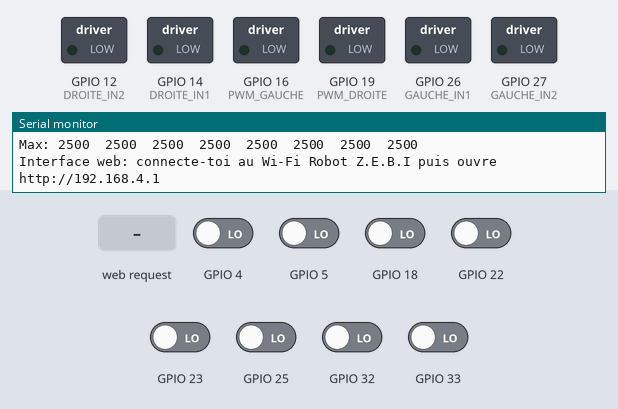
The sketch below on a simulated ESP32. On the bench: switched loads named in the sketch (green lamp = pin HIGH), the last lines printed to the serial monitor. The inputs (shaded band) are chosen by the test bench; at power-on: GPIO 4, GPIO 5, GPIO 18, GPIO 22, GPIO 23, GPIO 25, GPIO 32, GPIO 33 LOW. EEPROM starts erased.

Above: at 13.9 s.
14.0 s: HTTP request GET /toggle received
At 14.6 s:
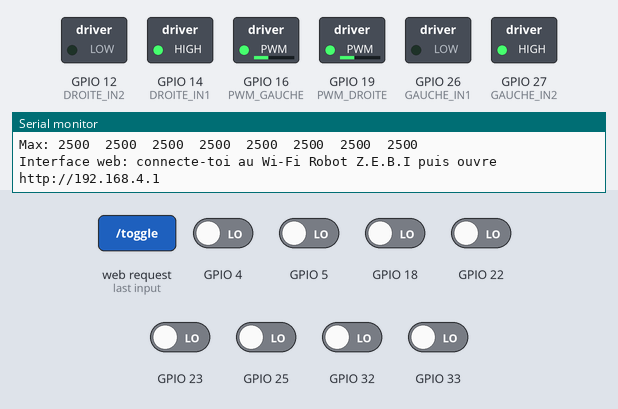
15.5 s: GPIO 4 driven HIGH
At 16.7 s:
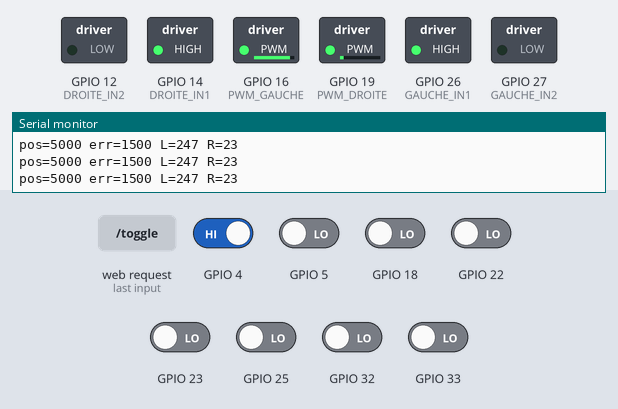
17.0 s: GPIO 5 driven HIGH
At 18.0 s:
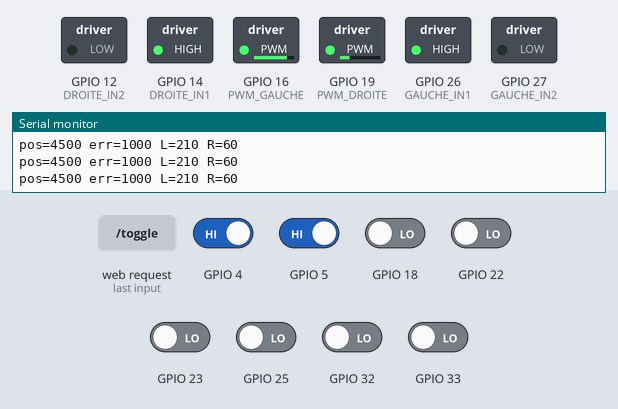
18.5 s: GPIO 18 driven HIGH
At 19.2 s:
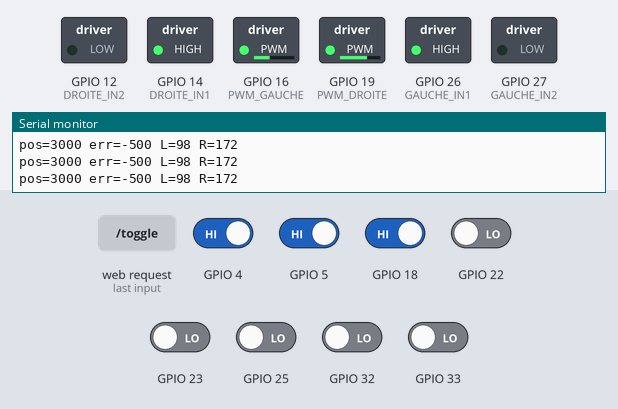
20.0 s: GPIO 22 driven HIGH
At 20.4 s:
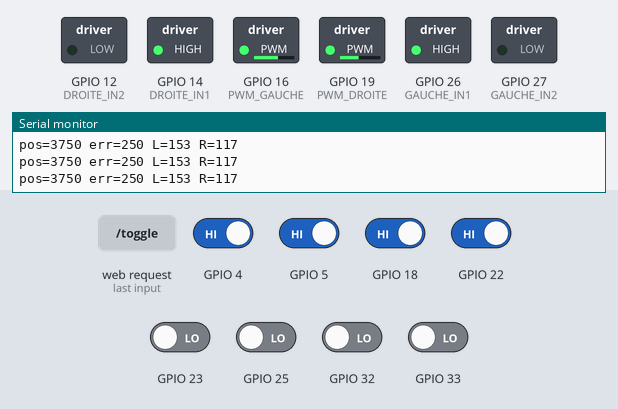
21.5 s: GPIO 23 driven HIGH
At 22.7 s:
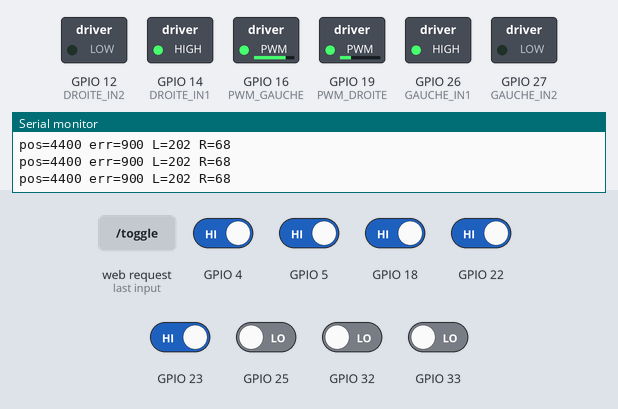
Timing chart, 0 to 24.0 s (numbered marks = the images above; inputs shaded):
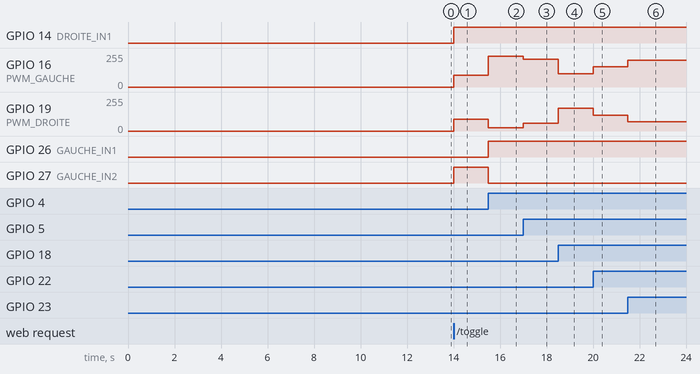

Measured:
- after the input at 14.0 s, GPIO 14 (DROITE_IN1), GPIO 27 (GAUCHE_IN2): LOW → HIGH at once; GPIO 16 (PWM_GAUCHE), GPIO 19 (PWM_DROITE): 0/255 → 90/255 at once
- after the input at 15.5 s, GPIO 16 (PWM_GAUCHE): 90/255 → 229/255 at once; GPIO 19 (PWM_DROITE): 90/255 → 23/255 at once; GPIO 26 (GAUCHE_IN1): LOW → HIGH at once; GPIO 27 (GAUCHE_IN2): HIGH → LOW at once
- after the input at 17.0 s, GPIO 16 (PWM_GAUCHE): 229/255 → 209/255 at once; GPIO 19 (PWM_DROITE): 23/255 → 60/255 at once
- after the input at 18.5 s, GPIO 16 (PWM_GAUCHE): 209/255 → 98/255 at once; GPIO 19 (PWM_DROITE): 60/255 → 171/255 at once
- after the input at 20.0 s, GPIO 16 (PWM_GAUCHE): 98/255 → 152/255 at once; GPIO 19 (PWM_DROITE): 171/255 → 117/255 at once
- after the input at 21.5 s, GPIO 16 (PWM_GAUCHE): 152/255 → 201/255 at once; GPIO 19 (PWM_DROITE): 117/255 → 68/255 at once

The sketch:

linefollower.ino
```cpp
#include <Arduino.h>
#include <QTRSensors.h>
#include <WiFi.h>
#include <WebServer.h>
#include <Preferences.h>

QTRSensors qtr;
WebServer serveur(80);
Preferences preferences;

const uint8_t NOMBRE_CAPTEURS = 8;

// Ordre physique des capteurs QTR de gauche a droite.
// La position lue va de 0 a 7000, avec 3500 au centre.
const uint8_t BROCHES_CAPTEURS[NOMBRE_CAPTEURS] = {
  18, 25, 33, 32, 5, 4, 22, 23

};

// Broche LEDON/CTRL du QTR.
// Laisse -1 si cette broche n'est pas connectee.
const int8_t BROCHE_EMETTEUR = -1;

// Broches du L298N.
const uint8_t PWM_GAUCHE = 16;   // L298N ENA
const uint8_t GAUCHE_IN1 = 26;   // L298N IN1
const uint8_t GAUCHE_IN2 = 27;   // L298N IN2
const uint8_t PWM_DROITE = 19;   // L298N ENB
const uint8_t DROITE_IN1 = 14;   // L298N IN3
const uint8_t DROITE_IN2 = 12;   // L298N IN4

// Reglages moteur/PID: commence doucement, puis augmente petit a petit.
// Si le robot est stable mais trop lent : augmente VITESSE_BASE petit à petit, par exemple 145, puis 155, etc.
int vitesseBase = 135;
const int VITESSE_MIN = 0;
const int VITESSE_MAX = 230;

// KP corrige l'ecart a la ligne, KD calme les oscillations.
// Si le robot reagit trop lentement: augmente KP. S'il zigzague: augmente KD ou baisse KP.
// Si le robot réagit trop lentement aux virages : augmente un peu KP.
// Si le robot zigzague/oscille : augmente un peu KD, ou baisse KP.
float kp = 0.075;
float kd = 0.45;

// Si ton robot corrige dans le mauvais sens, mets true.
bool inverserCorrection = false;

const bool INVERSER_MOTEUR_GAUCHE = false;
const bool INVERSER_MOTEUR_DROITE = false;

const uint16_t QTR_TIMEOUT_US = 2500;
const uint16_t SEUIL_LIGNE_PERDUE = 120;
const bool DEBUG = true;

uint16_t valeursCapteurs[NOMBRE_CAPTEURS];
int derniereErreur = 0;
int dernierePosition = 3500;
int derniereVitesseGauche = 0;
int derniereVitesseDroite = 0;
bool robotActif = false;
bool derniereLigneDetectee = false;

const char* NOM_WIFI = "Robot Z.E.B.I";
const char* MOT_DE_PASSE_WIFI = "12345678";

const char PAGE_WEB[] PROGMEM = R"HTML(
<!doctype html>
<html lang="fr">
<head>
  <meta charset="utf-8">
  <meta name="viewport" content="width=device-width, initial-scale=1">
  <title>LineFollower ESP32</title>
  <style>
    :root {
      color-scheme: dark;
      --bg: #0f1115;
      --panel: #181b22;
      --panel-2: #20242d;
      --text: #f4f7fb;
      --muted: #9aa4b2;
      --line: #303642;
      --accent: #18c29c;
      --danger: #ff5d5d;
      --warn: #f2b84b;
    }
    * { box-sizing: border-box; }
    body {
      margin: 0;
      min-height: 100vh;
      background: var(--bg);
      color: var(--text);
      font-family: system-ui, -apple-system, BlinkMacSystemFont, "Segoe UI", sans-serif;
    }
    main {
      width: min(980px, 100%);
      margin: 0 auto;
      padding: 20px;
    }
    header {
      display: flex;
      justify-content: space-between;
      align-items: center;
      gap: 16px;
      margin-bottom: 18px;
    }
    h1 {
      margin: 0;
      font-size: 26px;
      font-weight: 750;
      letter-spacing: 0;
    }
    .status {
      padding: 8px 12px;
      border: 1px solid var(--line);
      border-radius: 8px;
      color: var(--muted);
      background: var(--panel);
      white-space: nowrap;
    }
    .grid {
      display: grid;
      grid-template-columns: repeat(12, 1fr);
      gap: 12px;
    }
    .card {
      grid-column: span 6;
      background: var(--panel);
      border: 1px solid var(--line);
      border-radius: 8px;
      padding: 16px;
    }
    .card.wide { grid-column: span 12; }
    h2 {
      margin: 0 0 14px;
      font-size: 15px;
      color: var(--muted);
      font-weight: 650;
    }
    .big {
      font-size: 42px;
      font-weight: 800;
      line-height: 1;
    }
    .sub {
      margin-top: 6px;
      color: var(--muted);
      font-size: 14px;
    }
    .buttons {
      display: grid;
      grid-template-columns: repeat(2, 1fr);
      gap: 10px;
    }
    button {
      border: 0;
      border-radius: 8px;
      padding: 13px 14px;
      color: #07110f;
      background: var(--accent);
      font-weight: 750;
      font-size: 15px;
      cursor: pointer;
    }
    button.secondary {
      color: var(--text);
      background: var(--panel-2);
      border: 1px solid var(--line);
    }
    button.danger {
      color: #170606;
      background: var(--danger);
    }
    label {
      display: grid;
      gap: 8px;
      margin: 14px 0;
      color: var(--muted);
      font-size: 14px;
    }
    .row {
      display: flex;
      justify-content: space-between;
      align-items: center;
      gap: 12px;
    }
    output {
      color: var(--text);
      font-variant-numeric: tabular-nums;
    }
    input[type="range"] {
      width: 100%;
      accent-color: var(--accent);
    }
    .sensors {
      display: grid;
      grid-template-columns: repeat(8, 1fr);
      gap: 8px;
      align-items: end;
      height: 150px;
    }
    .sensor {
      min-width: 0;
      display: grid;
      align-content: end;
      gap: 6px;
      height: 100%;
    }
    .bar {
      min-height: 4px;
      border-radius: 6px 6px 2px 2px;
      background: var(--accent);
    }
    .sensor span {
      color: var(--muted);
      font-size: 11px;
      text-align: center;
      overflow-wrap: anywhere;
    }
    .metrics {
      display: grid;
      grid-template-columns: repeat(3, 1fr);
      gap: 10px;
    }
    .metric {
      background: var(--panel-2);
      border: 1px solid var(--line);
      border-radius: 8px;
      padding: 12px;
    }
    .metric strong {
      display: block;
      margin-top: 4px;
      font-size: 22px;
      font-variant-numeric: tabular-nums;
    }
    @media (max-width: 720px) {
      main { padding: 14px; }
      header { align-items: flex-start; flex-direction: column; }
      .card, .card.wide { grid-column: span 12; }
      .metrics { grid-template-columns: 1fr; }
      .buttons { grid-template-columns: 1fr; }
      .big { font-size: 36px; }
    }
  </style>
</head>
<body>
  <main>
    <header>
      <h1>LineFollower ESP32</h1>
      <div class="status" id="etat">Connexion...</div>
    </header>

    <section class="grid">
      <article class="card">
        <h2>Position ligne</h2>
        <div class="big" id="position">3500</div>
        <div class="sub">Centre ideal: 3500</div>
      </article>

      <article class="card">
        <h2>Commandes</h2>
        <div class="buttons">
          <button id="startStop" onclick="toggleRobot()">Start</button>
          <button class="secondary" onclick="calibrer()">Calibrer</button>
          <button class="secondary" onclick="sauver()">Sauvegarder</button>
          <button class="danger" onclick="stopRobot()">Stop</button>
        </div>
      </article>

      <article class="card wide">
        <h2>Reglages</h2>
        <label>
          <div class="row"><span>Vitesse base</span><output id="baseOut">135</output></div>
          <input id="base" type="range" min="60" max="230" step="1" value="135" oninput="majReglages()">
        </label>
        <label>
          <div class="row"><span>KP</span><output id="kpOut">0.075</output></div>
          <input id="kp" type="range" min="0" max="0.300" step="0.001" value="0.075" oninput="majReglages()">
        </label>
        <label>
          <div class="row"><span>KD</span><output id="kdOut">0.450</output></div>
          <input id="kd" type="range" min="0" max="1.500" step="0.005" value="0.450" oninput="majReglages()">
        </label>
        <label>
          <div class="row"><span>Correction inversee</span><output id="invOut">Non</output></div>
          <input id="inv" type="range" min="0" max="1" step="1" value="0" oninput="majReglages()">
        </label>
      </article>

      <article class="card wide">
        <h2>Capteurs QTR</h2>
        <div class="sensors" id="sensors"></div>
      </article>

      <article class="card wide">
        <h2>Telemetrie</h2>
        <div class="metrics">
          <div class="metric">Erreur<strong id="erreur">0</strong></div>
          <div class="metric">Moteur gauche<strong id="vg">0</strong></div>
          <div class="metric">Moteur droit<strong id="vd">0</strong></div>
        </div>
      </article>
    </section>
  </main>

  <script>
    const sensors = document.getElementById('sensors');
    let envoiTimer = null;

    for (let i = 0; i < 8; i++) {
      sensors.insertAdjacentHTML('beforeend', `<div class="sensor"><div class="bar" id="b${i}"></div><span id="s${i}">0</span></div>`);
    }

    function valeur(id) {
      return document.getElementById(id).value;
    }

    function majLabels() {
      baseOut.value = valeur('base');
      kpOut.value = Number(valeur('kp')).toFixed(3);
      kdOut.value = Number(valeur('kd')).toFixed(3);
      invOut.value = valeur('inv') === '1' ? 'Oui' : 'Non';
    }

    function majReglages() {
      majLabels();
      clearTimeout(envoiTimer);
      envoiTimer = setTimeout(() => {
        fetch(`/set?base=${valeur('base')}&kp=${valeur('kp')}&kd=${valeur('kd')}&inv=${valeur('inv')}`);
      }, 120);
    }

    function toggleRobot() {
      fetch('/toggle').then(lireEtat);
    }

    function stopRobot() {
      fetch('/stop').then(lireEtat);
    }

    function calibrer() {
      etat.textContent = 'Calibration...';
      fetch('/calibrate').then(lireEtat);
    }

    function sauver() {
      fetch('/save').then(() => {
        etat.textContent = 'Reglages sauvegardes';
      });
    }

    function appliquer(data) {
      position.textContent = data.position;
      erreur.textContent = data.error;
      vg.textContent = data.left;
      vd.textContent = data.right;
      etat.textContent = data.active ? 'Robot actif' : 'Robot stop';
      startStop.textContent = data.active ? 'Pause' : 'Start';
      startStop.className = data.active ? 'danger' : '';

      base.value = data.base;
      kp.value = data.kp;
      kd.value = data.kd;
      inv.value = data.inv ? 1 : 0;
      majLabels();

      data.sensors.forEach((v, i) => {
        document.getElementById(`s${i}`).textContent = v;
        document.getElementById(`b${i}`).style.height = `${Math.max(4, Math.min(100, v / 10))}%`;
      });
    }

    function lireEtat() {
      fetch('/state')
        .then(r => r.json())
        .then(appliquer)
        .catch(() => { etat.textContent = 'Connexion perdue'; });
    }

    majLabels();
    lireEtat();
    setInterval(lireEtat, 250);
  </script>
</body>
</html>
)HTML";

// Compatibilite PWM entre ESP32 Arduino core 3.x et les anciennes versions.
#if defined(ESP_ARDUINO_VERSION_MAJOR) && ESP_ARDUINO_VERSION_MAJOR >= 3
void configurerPwm()
{
  ledcAttach(PWM_GAUCHE, 1000, 8);
  ledcAttach(PWM_DROITE, 1000, 8);
}

void ecrirePwm(uint8_t broche, uint8_t valeur)
{
  ledcWrite(broche, valeur);
}
#else
const uint8_t CANAL_PWM_GAUCHE = 0;
const uint8_t CANAL_PWM_DROITE = 1;

void configurerPwm()
{
  ledcSetup(CANAL_PWM_GAUCHE, 1000, 8);
  ledcSetup(CANAL_PWM_DROITE, 1000, 8);
  ledcAttachPin(PWM_GAUCHE, CANAL_PWM_GAUCHE);
  ledcAttachPin(PWM_DROITE, CANAL_PWM_DROITE);
}

void ecrirePwm(uint8_t broche, uint8_t valeur)
{
  ledcWrite(broche == PWM_GAUCHE ? CANAL_PWM_GAUCHE : CANAL_PWM_DROITE, valeur);
}
#endif

void reglerMoteur(uint8_t pwm, uint8_t in1, uint8_t in2, int vitesse, bool inverser)
{
  // Vitesse positive = marche avant, vitesse negative = marche arriere.
  vitesse = constrain(vitesse, -255, 255);

  bool avancer = vitesse >= 0;
  if (inverser) {
    avancer = !avancer;
  }

  digitalWrite(in1, avancer ? HIGH : LOW);
  digitalWrite(in2, avancer ? LOW : HIGH);
  ecrirePwm(pwm, abs(vitesse));
}

void reglerMoteurs(int vitesseGauche, int vitesseDroite)
{
  // Limite les commandes pour ne pas depasser la plage PWM choisie.
  vitesseGauche = constrain(vitesseGauche, -VITESSE_MAX, VITESSE_MAX);
  vitesseDroite = constrain(vitesseDroite, -VITESSE_MAX, VITESSE_MAX);

  if (abs(vitesseGauche) < VITESSE_MIN) {
    vitesseGauche = 0;
  }
  if (abs(vitesseDroite) < VITESSE_MIN) {
    vitesseDroite = 0;
  }

  reglerMoteur(PWM_GAUCHE, GAUCHE_IN1, GAUCHE_IN2, vitesseGauche, INVERSER_MOTEUR_GAUCHE);
  reglerMoteur(PWM_DROITE, DROITE_IN1, DROITE_IN2, vitesseDroite, INVERSER_MOTEUR_DROITE);
}

void arreterMoteurs()
{
  derniereVitesseGauche = 0;
  derniereVitesseDroite = 0;
  ecrirePwm(PWM_GAUCHE, 0);
  ecrirePwm(PWM_DROITE, 0);
  digitalWrite(GAUCHE_IN1, LOW);
  digitalWrite(GAUCHE_IN2, LOW);
  digitalWrite(DROITE_IN1, LOW);
  digitalWrite(DROITE_IN2, LOW);
}

bool ligneDetectee()
{
  // Apres readLineBlack(), une valeur haute veut dire que le capteur voit du noir.
  for (uint8_t i = 0; i < NOMBRE_CAPTEURS; i++) {
    if (valeursCapteurs[i] > SEUIL_LIGNE_PERDUE) {
      return true;
    }
  }
  return false;
}

void calibrerCapteurs()
{
  Serial.println("Calibration QTR: bouge le robot sur la ligne pendant 5 secondes...");

  // 250 * 20 ms = environ 5 secondes de calibration.
  for (uint16_t i = 0; i < 250; i++) {
    qtr.calibrate();
    delay(20);
  }

  Serial.println("Calibration terminee.");

  if (DEBUG) {
    Serial.print("Min: ");
    for (uint8_t i = 0; i < NOMBRE_CAPTEURS; i++) {
      Serial.print(qtr.calibrationOn.minimum[i]);
      Serial.print('\t');
    }
    Serial.println();

    Serial.print("Max: ");
    for (uint8_t i = 0; i < NOMBRE_CAPTEURS; i++) {
      Serial.print(qtr.calibrationOn.maximum[i]);
      Serial.print('\t');
    }
    Serial.println();
  }
}

void chargerReglages()
{
  preferences.begin("linebot", false);
  vitesseBase = preferences.getInt("base", vitesseBase);
  kp = preferences.getFloat("kp", kp);
  kd = preferences.getFloat("kd", kd);
  inverserCorrection = preferences.getBool("inv", inverserCorrection);
}

void sauvegarderReglages()
{
  preferences.putInt("base", vitesseBase);
  preferences.putFloat("kp", kp);
  preferences.putFloat("kd", kd);
  preferences.putBool("inv", inverserCorrection);
}

void envoyerEtat()
{
  String json = "{";
  json += "\"active\":";
  json += robotActif ? "true" : "false";
  json += ",\"position\":";
  json += dernierePosition;
  json += ",\"error\":";
  json += dernierePosition - 3500;
  json += ",\"left\":";
  json += derniereVitesseGauche;
  json += ",\"right\":";
  json += derniereVitesseDroite;
  json += ",\"base\":";
  json += vitesseBase;
  json += ",\"kp\":";
  json += String(kp, 3);
  json += ",\"kd\":";
  json += String(kd, 3);
  json += ",\"inv\":";
  json += inverserCorrection ? "true" : "false";
  json += ",\"line\":";
  json += derniereLigneDetectee ? "true" : "false";
  json += ",\"sensors\":[";

  for (uint8_t i = 0; i < NOMBRE_CAPTEURS; i++) {
    if (i > 0) {
      json += ',';
    }
    json += valeursCapteurs[i];
  }

  json += "]}";
  serveur.send(200, "application/json", json);
}

void appliquerReglagesDepuisWeb()
{
  if (serveur.hasArg("base")) {
    vitesseBase = constrain(serveur.arg("base").toInt(), 0, VITESSE_MAX);
  }
  if (serveur.hasArg("kp")) {
    kp = constrain(serveur.arg("kp").toFloat(), 0.0f, 1.0f);
  }
  if (serveur.hasArg("kd")) {
    kd = constrain(serveur.arg("kd").toFloat(), 0.0f, 3.0f);
  }
  if (serveur.hasArg("inv")) {
    inverserCorrection = serveur.arg("inv").toInt() == 1;
  }

  serveur.send(200, "text/plain", "OK");
}

void configurerInterfaceWeb()
{
  WiFi.mode(WIFI_AP);
  WiFi.softAP(NOM_WIFI, MOT_DE_PASSE_WIFI);

  serveur.on("/", []() {
    serveur.send_P(200, "text/html", PAGE_WEB);
  });

  serveur.on("/state", envoyerEtat);
  serveur.on("/set", appliquerReglagesDepuisWeb);

  serveur.on("/toggle", []() {
    robotActif = !robotActif;
    if (!robotActif) {
      arreterMoteurs();
    }
    envoyerEtat();
  });

  serveur.on("/stop", []() {
    robotActif = false;
    arreterMoteurs();
    envoyerEtat();
  });

  serveur.on("/save", []() {
    sauvegarderReglages();
    serveur.send(200, "text/plain", "OK");
  });

  serveur.on("/calibrate", []() {
    bool etaitActif = robotActif;
    robotActif = false;
    arreterMoteurs();
    calibrerCapteurs();
    robotActif = etaitActif;
    envoyerEtat();
  });

  serveur.begin();

  Serial.print("Interface web: connecte-toi au Wi-Fi ");
  Serial.print(NOM_WIFI);
  Serial.print(" puis ouvre http://");
  Serial.println(WiFi.softAPIP());
}

void setup()
{
  Serial.begin(115200);
  delay(1000);

  chargerReglages();

  pinMode(GAUCHE_IN1, OUTPUT);
  pinMode(GAUCHE_IN2, OUTPUT);
  pinMode(DROITE_IN1, OUTPUT);
  pinMode(DROITE_IN2, OUTPUT);

  configurerPwm();
  arreterMoteurs();

  // Configuration du QTR-8RC: type RC, pins utilisees, timeout de lecture.
  qtr.setTypeRC();
  qtr.setSensorPins(BROCHES_CAPTEURS, NOMBRE_CAPTEURS);
  qtr.setTimeout(QTR_TIMEOUT_US);

  if (BROCHE_EMETTEUR >= 0) {
    qtr.setEmitterPin(BROCHE_EMETTEUR);
  }

  calibrerCapteurs();
  configurerInterfaceWeb();
  delay(500);
}

void loop()
{
  serveur.handleClient();

  // Ligne noire sur fond clair. Si tu suis une ligne blanche, utilise readLineWhite().
  uint16_t position = qtr.readLineBlack(valeursCapteurs);
  dernierePosition = position;
  derniereLigneDetectee = ligneDetectee();

  if (!robotActif) {
    arreterMoteurs();
    return;
  }

  if (!derniereLigneDetectee) {
    // Recherche simple: tourner du cote ou la ligne a ete vue en dernier.
    int sensRecherche = dernierePosition < 3500 ? -1 : 1;
    derniereVitesseGauche = 90 * sensRecherche;
    derniereVitesseDroite = -90 * sensRecherche;
    reglerMoteurs(derniereVitesseGauche, derniereVitesseDroite);
    return;
  }

  int erreur = (int)position - 3500;
  int derivee = erreur - derniereErreur;
  derniereErreur = erreur;

  // Meme logique que le code de reference: correction = KP * erreur + KD * variation.
  int correction = (int)(kp * erreur + kd * derivee);
  if (inverserCorrection) {
    correction = -correction;
  }

  int vitesseGauche = vitesseBase + correction;
  int vitesseDroite = vitesseBase - correction;
  derniereVitesseGauche = constrain(vitesseGauche, -VITESSE_MAX, VITESSE_MAX);
  derniereVitesseDroite = constrain(vitesseDroite, -VITESSE_MAX, VITESSE_MAX);

  reglerMoteurs(vitesseGauche, vitesseDroite);

  if (DEBUG) {
    static uint32_t dernierAffichage = 0;
    if (millis() - dernierAffichage > 100) {
      dernierAffichage = millis();
      Serial.print("pos=");
      Serial.print(position);
      Serial.print(" err=");
      Serial.print(erreur);
      Serial.print(" L=");
      Serial.print(vitesseGauche);
      Serial.print(" R=");
      Serial.println(vitesseDroite);
    }
  }
}
```
